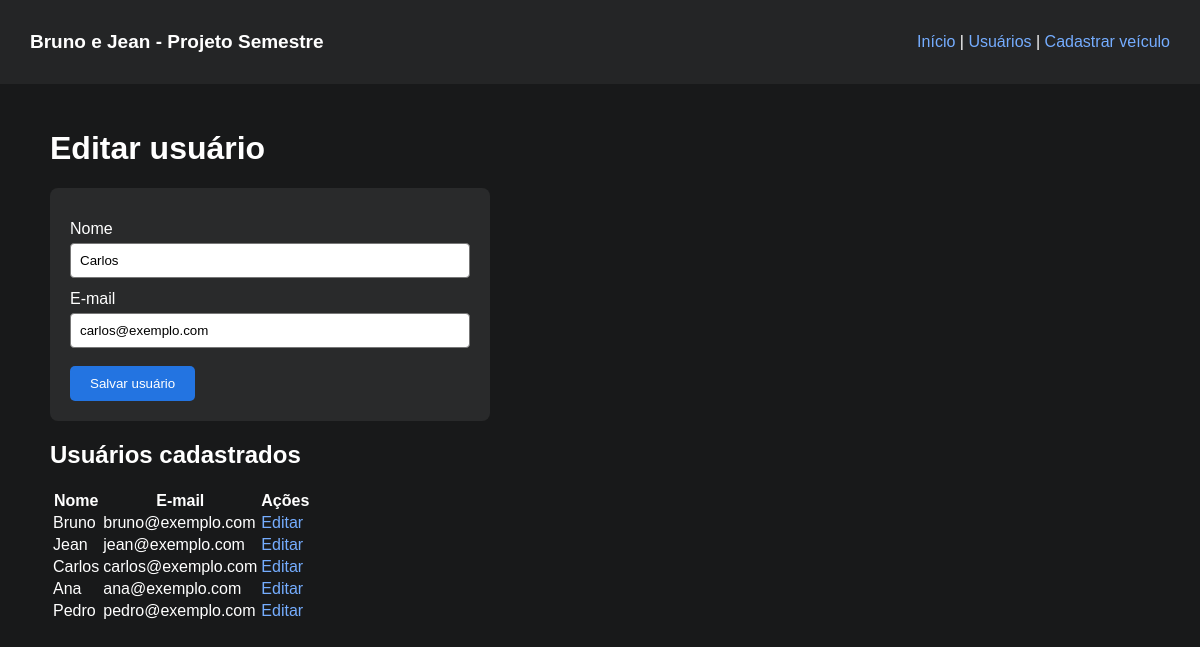
Page /usuarios.php?id=3 on the committed database.
### tables this page shows
CREATE TABLE IF NOT EXISTS usuarios (
 id_usuario INT AUTO_INCREMENT PRIMARY KEY,
 nome VARCHAR(100) NOT NULL,
 email VARCHAR(100) NOT NULL
);

### UsuarioDAO.php (called while the page is built, shortened)
<?php
class UsuarioDAO {
    private $conexao;
    function __construct($conexao) {
        $this->conexao = $conexao;
    }
    function listar() {
        $sql = "SELECT * FROM usuarios";
        $comando = $this->conexao->prepare($sql);
        $comando->execute();
        return $comando->fetchAll(PDO::FETCH_ASSOC);
    }
    function buscarPorId($id) {
        $comando = $this->conexao->prepare("SELECT * FROM usuarios WHERE id_usuario = ?");
        $comando->execute([$id]);
        return $comando->fetch(PDO::FETCH_ASSOC);
    }
}

### usuarios.php (the view, shortened to what this page needs)
<?php
require_once "conexao.php";
require_once "UsuarioDAO.php";
$dao = new UsuarioDAO($conexao);
$id = isset($_GET["id"]) ? (int) $_GET["id"] : 0;
$usuario = $id ? $dao->buscarPorId($id) : false;
$usuarios = $dao->listar();
?>
<!DOCTYPE html>
<html lang="pt-br">
<head><meta charset="UTF-8"><title>Usuários - Bruno e Jean</title><link rel="stylesheet" href="style.css"></head>
<body>
<header><h2>Bruno e Jean - Projeto Semestre</h2><nav><a href="index.php">Início</a> | <a href="usuarios.php">Usuários</a> | <a href="anunciar.php">Cadastrar veículo</a></nav></header>
<main>
<h1><?php echo $usuario ? "Editar usuário" : "Cadastrar usuário"; ?></h1>
<form method="post">
<label>Nome</label>
<input type="text" name="nome" required maxlength="100" value="<?php echo htmlspecialchars($usuario["nome"] ?? ""); ?>">
<label>E-mail</label>
<input type="email" name="email" required maxlength="100" value="<?php echo htmlspecialchars($usuario["email"] ?? ""); ?>">
<button type="submit">Salvar usuário</button>
</form>
<h2>Usuários cadastrados</h2>
<?php if (count($usuarios) == 0) { ?>
<p>Nenhum usuário cadastrado.</p>
<?php } else { ?>
<table>
<tr><th>Nome</th><th>E-mail</th><th>Ações</th></tr>
<?php foreach ($usuarios as $item) { ?>
<tr>
<td><?php echo htmlspecialchars($item["nome"]); ?></td>
<td><?php echo htmlspecialchars($item["email"]); ?></td>
<td><a href="usuarios.php?id=<?php echo $item["id_usuario"]; ?>">Editar</a></td>
</tr>
<?php } ?>
</table>
<?php } ?>
</main>
</body>
</html>

### style.css (style rules this page uses)
body { margin: 0; background: #18191a; color: white; font-family: Arial, sans-serif; }
header { background: #242526; padding: 15px 30px; display: flex; justify-content: space-between; align-items: center; }
header h2 { font-size: 19px; }
a { color: #75adff; text-decoration: none; }
main { padding: 25px; max-width: 1100px; margin: auto; }
form { background: #292a2b; padding: 20px; max-width: 400px; border-radius: 8px; }
label { display: block; margin-top: 12px; margin-bottom: 5px; }
input, select { display: block; width: 100%; padding: 9px; box-sizing: border-box; border: 1px solid #777; border-radius: 4px; }
button { margin-top: 18px; background: #2374e1; color: white; padding: 10px 20px; border: 0; border-radius: 5px; cursor: pointer; }

### rows in the picture
usuarios: nome "Carlos", email "carlos@exemplo.com"
usuarios: nome "Bruno", email "bruno@exemplo.com"
usuarios: nome "Jean", email "jean@exemplo.com"
usuarios: nome "Ana", email "ana@exemplo.com"
usuarios: nome "Pedro", email "pedro@exemplo.com"
